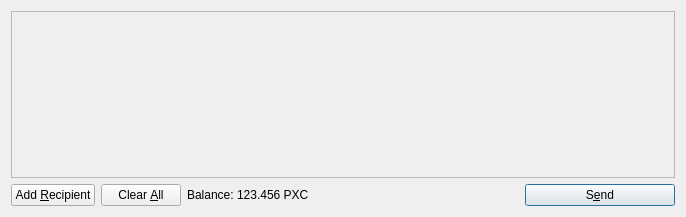
<?xml version="1.0" encoding="UTF-8"?>
<ui version="4.0">
 <class>SendCoinsDialog</class>
 <widget class="QDialog" name="SendCoinsDialog">
  <property name="geometry">
   <rect>
    <x>0</x>
    <y>0</y>
    <width>686</width>
    <height>217</height>
   </rect>
  </property>
  <property name="windowTitle">
   <string>Send Coins</string>
  </property>
  <layout class="QVBoxLayout" name="verticalLayout">
   <item>
    <widget class="QScrollArea" name="scrollArea">
     <property name="widgetResizable">
      <bool>true</bool>
     </property>
     <widget class="QWidget" name="scrollAreaWidgetContents">
      <property name="geometry">
       <rect>
        <x>0</x>
        <y>0</y>
        <width>666</width>
        <height>165</height>
       </rect>
      </property>
      <layout class="QVBoxLayout" name="verticalLayout_2">
       <property name="margin">
        <number>0</number>
       </property>
       <item>
        <layout class="QVBoxLayout" name="entries">
         <property name="spacing">
          <number>6</number>
         </property>
        </layout>
       </item>
       <item>
        <spacer name="verticalSpacer">
         <property name="orientation">
          <enum>Qt::Vertical</enum>
         </property>
         <property name="sizeHint" stdset="0">
          <size>
           <width>20</width>
           <height>40</height>
          </size>
         </property>
        </spacer>
       </item>
      </layout>
     </widget>
    </widget>
   </item>
   <item>
    <layout class="QHBoxLayout" name="horizontalLayout">
     <item>
      <widget class="QPushButton" name="addButton">
       <property name="toolTip">
        <string>Send to multiple recipients at once</string>
       </property>
       <property name="text">
        <string>Add &amp;Recipient</string>
       </property>
       <property name="icon">
        <iconset resource="../bitcoin.qrc">
         <normaloff>:/icons/add</normaloff>:/icons/add</iconset>
       </property>
       <property name="autoDefault">
        <bool>false</bool>
       </property>
      </widget>
     </item>
     <item>
      <widget class="QPushButton" name="clearButton">
       <property name="sizePolicy">
        <sizepolicy hsizetype="Minimum" vsizetype="Fixed">
         <horstretch>0</horstretch>
         <verstretch>0</verstretch>
        </sizepolicy>
       </property>
       <property name="toolTip">
        <string>Remove all transaction fields</string>
       </property>
       <property name="text">
        <string>Clear &amp;All</string>
       </property>
       <property name="icon">
        <iconset resource="../bitcoin.qrc">
         <normaloff>:/icons/remove</normaloff>:/icons/remove</iconset>
       </property>
       <property name="autoRepeatDelay">
        <number>300</number>
       </property>
       <property name="autoDefault">
        <bool>false</bool>
       </property>
      </widget>
     </item>
     <item>
      <layout class="QHBoxLayout" name="horizontalLayout_2">
       <property name="spacing">
        <number>3</number>
       </property>
       <item>
        <widget class="QLabel" name="label">
         <property name="text">
          <string>Balance:</string>
         </property>
        </widget>
       </item>
       <item>
        <widget class="QLabel" name="labelBalance">
         <property name="cursor">
          <cursorShape>IBeamCursor</cursorShape>
         </property>
         <property name="text">
          <string>123.456 PXC</string>
         </property>
         <property name="textInteractionFlags">
          <set>Qt::LinksAccessibleByMouse|Qt::TextSelectableByKeyboard|Qt::TextSelectableByMouse</set>
         </property>
        </widget>
       </item>
      </layout>
     </item>
     <item>
      <spacer name="horizontalSpacer">
       <property name="orientation">
        <enum>Qt::Horizontal</enum>
       </property>
       <property name="sizeHint" stdset="0">
        <size>
         <width>40</width>
         <height>20</height>
        </size>
       </property>
      </spacer>
     </item>
     <item>
      <widget class="QPushButton" name="sendButton">
       <property name="minimumSize">
        <size>
         <width>150</width>
         <height>0</height>
        </size>
       </property>
       <property name="toolTip">
        <string>Confirm the send action</string>
       </property>
       <property name="text">
        <string>S&amp;end</string>
       </property>
       <property name="icon">
        <iconset resource="../bitcoin.qrc">
         <normaloff>:/icons/send</normaloff>:/icons/send</iconset>
       </property>
       <property name="default">
        <bool>true</bool>
       </property>
      </widget>
     </item>
    </layout>
   </item>
  </layout>
 </widget>
 <resources>
  <include location="../bitcoin.qrc"/>
 </resources>
 <connections/>
</ui>
